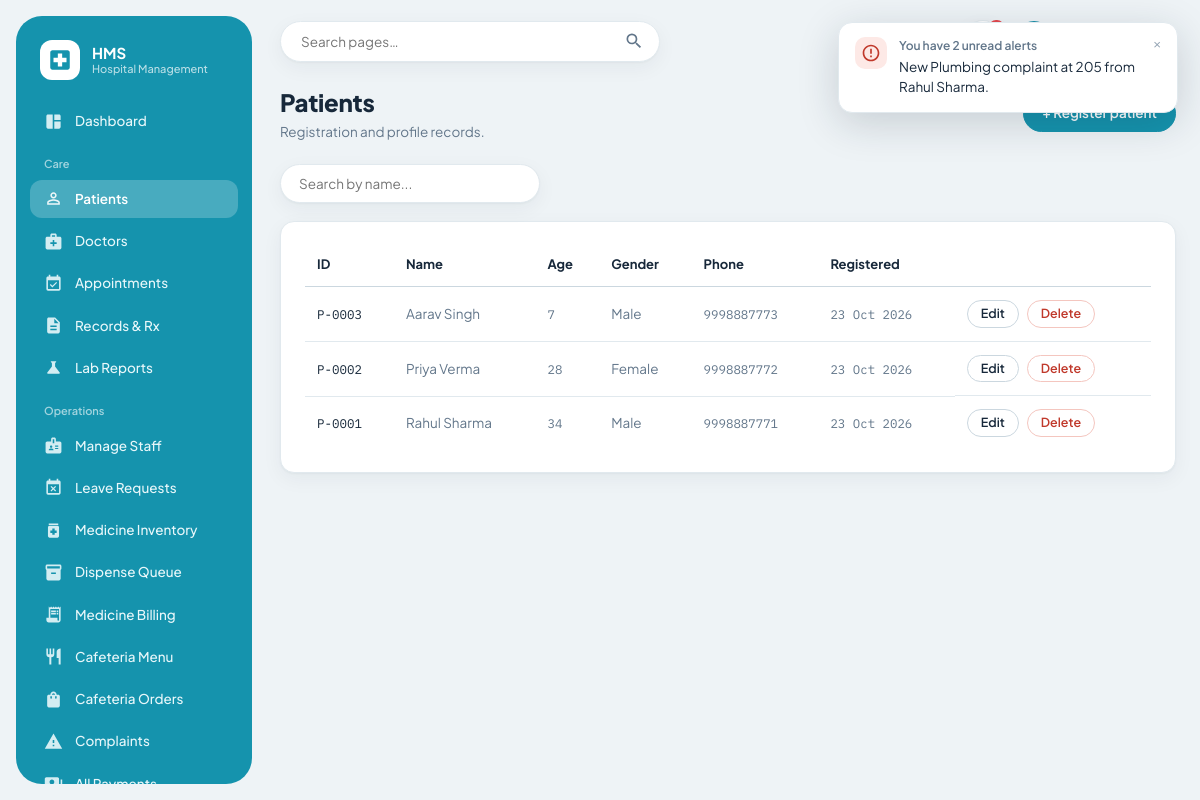
Screenshot of /patients/ (signed in) with the database file from the repository.
### models.py (models this page shows)
class Patient(db.Model):
    __tablename__ = "patients"
    id = db.Column(db.Integer, primary_key=True)
    name = db.Column(db.String(120), nullable=False)
    age = db.Column(db.Integer, nullable=False)
    gender = db.Column(db.String(20), nullable=False)
    phone = db.Column(db.String(20))
    address = db.Column(db.String(255))
    created_at = db.Column(db.DateTime, default=datetime.utcnow)
    appointments = db.relationship("Appointment", backref="patient", lazy=True, cascade="all, delete-orphan")
    medical_records = db.relationship("MedicalRecord", backref="patient", lazy=True, cascade="all, delete-orphan")

### routes/patients.py (the view)
@patients_bp.route("/")
@login_required(roles=["admin"])
def list_patients():
    q = request.args.get("q", "").strip()
    query = Patient.query
    if q:
        query = query.filter(Patient.name.ilike(f"%{q}%"))
    patients = query.order_by(Patient.id.desc()).all()
    return render_template("patients/list.html", patients=patients, q=q)

### routes/auth_utils.py (called while the page is built)
def get_current_user():
    if "user_id" not in session:
        return None
    if not hasattr(g, "_current_user"):
        g._current_user = User.query.get(session["user_id"])
    return g._current_user

def login_required(roles=None):
    def decorator(view_func):
        @wraps(view_func)
        def wrapped(*args, **kwargs):
            user = get_current_user()
            if user is None:
                flash("Please log in to continue.", "error")
                return redirect(url_for("auth.portal"))
            if roles and user.role not in roles:
                flash("You don't have access to that page.", "error")
                return redirect(url_for("auth.dashboard_redirect"))
            return view_func(*args, **kwargs)
        return wrapped
    return decorator

### templates/patients/list.html (shortened to what this page needs)
{% extends "base.html" %}
{% block content %}
<div class="page-header">
  <div>
    <h2>Patients</h2>
    <p class="subtitle">Registration and profile records.</p>
  </div>
  <a class="btn btn-primary" href="{{ url_for('patients.new_patient') }}">+ Register patient</a>
</div>
<div class="toolbar">
  <form class="search-box" method="get">
    <input type="text" name="q" value="{{ q }}" placeholder="Search by name...">
  </form>
</div>
<div class="panel">
  <table>
    <thead>
      <tr><th>ID</th><th>Name</th><th>Age</th><th>Gender</th><th>Phone</th><th>Registered</th><th></th></tr>
    </thead>
    <tbody>
      {% for p in patients %}
      <tr>
        <td class="id-cell">P-{{ "%04d"|format(p.id) }}</td>
        <td><a href="{{ url_for('patients.view_patient', patient_id=p.id) }}">{{ p.name }}</a></td>
        <td class="mono">{{ p.age }}</td>
        <td>{{ p.gender }}</td>
        <td class="mono">{{ p.phone or '—' }}</td>
        <td class="mono">{{ p.created_at.strftime('%d %b %Y') }}</td>
        <td class="table-actions">
          <a class="btn btn-sm" href="{{ url_for('patients.edit_patient', patient_id=p.id) }}">Edit</a>
          <form method="post" action="{{ url_for('patients.delete_patient', patient_id=p.id) }}"
                onsubmit="return confirm('Delete {{ p.name }} and all their records? This cannot be undone.');">
            <button class="btn btn-sm btn-danger" type="submit">Delete</button>
          </form>
        </td>
      </tr>
      {% else %}
      <tr class="empty-row"><td colspan="7">No patients found. Register the first patient to get started.</td></tr>
      {% endfor %}
    </tbody>
  </table>
</div>
{% endblock %}

### static/css/style.css (style rules this page uses)
:root { --bg: #EEF3F6; --panel: #FFFFFF; --panel-soft: #F6FAFB; --ink: #17283A; --muted-ink: #62768A; --faint-ink: #93A3B3; --primary: #1593AD; --primary-dark: #0F7A91; --primary-soft: #E2F3F7; --primary-ink: #0B5E70; --sidebar: #1593AD; --sidebar-ink: #E8F7FA; --sidebar-active: rgba(255, 255, 255, 0.22); --border: #E1E9EE; --border-strong: #CBD7DF; --alert: #C0392B; --alert-bg: #FDE9E6; --alert-border: #F4C6BF; --success: #228B5B; --success-bg: #DDF5E7; --success-border: #B7E6CB; --warn: #A9690B; --warn-bg: #FDF0D0; --warn-border: #F2DB9C; --info-bg: #E2F3F7; --info: #0F7A91; --radius: 14px; --radius-sm: 10px; --shadow: 0 1px 2px rgba(23, 40, 58, 0.04), 0 6px 20px rgba(23, 40, 58, 0.05); --shadow-pop: 0 10px 40px rgba(23, 40, 58, 0.18); --font-ui: "Plus Jakarta Sans", "Nunito Sans", -apple-system, "Segoe UI", system-ui, sans-serif; --font-mono: "IBM Plex Mono", "SFMono-Regular", Menlo, Consolas, monospace; }
* { box-sizing: border-box; }
html, body { margin: 0; padding: 0; background: var(--bg); color: var(--ink); font-family: var(--font-ui); font-size: 14.5px; line-height: 1.5; -webkit-font-smoothing: antialiased; }
a { color: var(--primary-dark); text-decoration: none; }
.page-header { display: flex; align-items: center; justify-content: space-between; margin-bottom: 22px; gap: 16px; flex-wrap: wrap; }
.page-header h2 { font-size: 24px; font-weight: 800; margin: 0 0 2px; letter-spacing: -0.01em; }
.page-header .subtitle { color: var(--muted-ink); font-size: 13.5px; margin: 0; max-width: 640px; }
.btn { display: inline-flex; align-items: center; justify-content: center; gap: 7px; padding: 10px 18px; border-radius: 999px; border: 1px solid var(--border-strong); background: var(--panel); color: var(--ink); font-size: 13.5px; font-weight: 600; font-family: inherit; cursor: pointer; line-height: 1.1; }
.btn-primary { background: var(--primary); border-color: var(--primary); color: #fff; }
.btn-danger { background: var(--panel); border-color: var(--alert-border); color: var(--alert); }
.btn-sm { padding: 6px 13px; font-size: 12.5px; }
.panel { background: var(--panel); border: 1px solid var(--border); border-radius: var(--radius); padding: 22px 24px; box-shadow: var(--shadow); }
table { width: 100%; border-collapse: collapse; font-size: 13.5px; }
thead th { text-align: left; font-weight: 700; color: var(--ink); font-size: 13px; padding: 11px 12px; border-bottom: 1px solid var(--border-strong); white-space: nowrap; }
tbody td { padding: 13px 12px; border-bottom: 1px solid var(--border); vertical-align: middle; color: var(--muted-ink); }
tbody td:first-child, tbody td a { color: inherit; }
tbody tr:last-child td { border-bottom: 0; }
.panel > table, .panel { overflow-x: auto; }
.id-cell { font-family: var(--font-mono); color: var(--muted-ink); font-size: 12.5px; }
.table-actions { display: flex; gap: 8px; align-items: center; flex-wrap: wrap; }
.table-actions form { margin: 0; }
.mono { font-family: var(--font-mono); font-size: 0.92em; }
.toolbar { display: flex; justify-content: space-between; align-items: center; gap: 12px; margin-bottom: 18px; flex-wrap: wrap; }
.search-box input { padding: 10px 18px; border: 1px solid var(--border); border-radius: 999px; font-size: 13.5px; width: 260px; background: var(--panel); color: var(--ink); font-family: inherit; box-shadow: var(--shadow); }

### rows the page displays
Patient: id "0003", name "Aarav Singh", age "7", gender "Male", phone "9998887773", created_at "23 Oct 2026"
Patient: id "0002", name "Priya Verma", age "28", gender "Female", phone "9998887772", created_at "23 Oct 2026"
Patient: id "0001", name "Rahul Sharma", age "34", gender "Male", phone "9998887771", created_at "23 Oct 2026"
